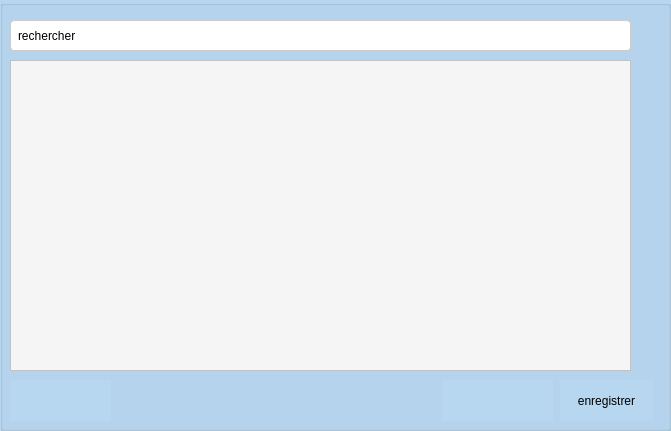
       <widget class="QGroupBox" name="groupBox_3">
        <property name="geometry">
         <rect>
          <x>400</x>
          <y>10</y>
          <width>671</width>
          <height>431</height>
         </rect>
        </property>
        <property name="styleSheet">
         <string notr="true">background-color: rgb(183, 214, 239);</string>
        </property>
        <property name="title">
         <string/>
        </property>
        <widget class="QTableView" name="table_audits">
         <property name="geometry">
          <rect>
           <x>10</x>
           <y>60</y>
           <width>621</width>
           <height>311</height>
          </rect>
         </property>
         <property name="styleSheet">
          <string notr="true">/*background-color: rgb(255, 255, 255);*/
QTableView {
    background-color: #f5f5f5; /* Couleur de fond */
    alternate-background-color: #ffffff; /* Couleur de fond alternative pour les lignes */
    selection-color: #ffffff; /* Couleur du texte de la sélection */
    selection-background-color: #3498db; /* Couleur de fond de la sélection */
    gridline-color: #bdc3c7; /* Couleur des lignes de la grille */
    border: 1px solid #bdc3c7; /* Bordure de la table */
}

QHeaderView::section {
    background-color: #3498db; /* Couleur de fond de l'en-tête de colonne */
    color: #ffffff; /* Couleur du texte de l'en-tête de colonne */
    padding: 8px; /* Espacement interne de l'en-tête de colonne */
    border: 1px solid #ffffff; /* Bordure de l'en-tête de colonne */
}

QTableView::item {
    padding: 10px; /* Espacement interne des cellules */
    border: 1px solid #ecf0f1; /* Bordure des cellules */
}

QTableView::item:selected {
    background-color: #3498db; /* Couleur de fond de la cellule sélectionnée */
    color: #ffffff; /* Couleur du texte de la cellule sélectionnée */
}

  </string>
         </property>
        </widget>
        <widget class="QPushButton" name="stat">
         <property name="geometry">
          <rect>
           <x>10</x>
           <y>380</y>
           <width>101</width>
           <height>41</height>
          </rect>
         </property>
         <property name="palette">
          <palette>
           <active>
            <colorrole role="WindowText">
             <brush brushstyle="SolidPattern">
              <color alpha="255">
               <red>255</red>
               <green>255</green>
               <blue>255</blue>
              </color>
             </brush>
            </colorrole>
            <colorrole role="Button">
             <brush brushstyle="SolidPattern">
              <color alpha="255">
               <red>183</red>
               <green>214</green>
               <blue>239</blue>
              </color>
             </brush>
            </colorrole>
            <colorrole role="Text">
             <brush brushstyle="SolidPattern">
              <color alpha="255">
               <red>255</red>
               <green>255</green>
               <blue>255</blue>
              </color>
             </brush>
            </colorrole>
            <colorrole role="ButtonText">
             <brush brushstyle="SolidPattern">
              <color alpha="255">
               <red>255</red>
               <green>255</green>
               <blue>255</blue>
              </color>
             </brush>
            </colorrole>
            <colorrole role="Base">
             <brush brushstyle="SolidPattern">
              <color alpha="255">
               <red>183</red>
               <green>214</green>
               <blue>239</blue>
              </color>
             </brush>
            </colorrole>
            <colorrole role="Window">
             <brush brushstyle="SolidPattern">
              <color alpha="255">
               <red>183</red>
               <green>214</green>
               <blue>239</blue>
              </color>
             </brush>
            </colorrole>
            <colorrole role="PlaceholderText">
             <brush brushstyle="NoBrush">
              <color alpha="128">
               <red>255</red>
               <green>255</green>
               <blue>255</blue>
              </color>
             </brush>
            </colorrole>
           </active>
           <inactive>
            <colorrole role="WindowText">
             <brush brushstyle="SolidPattern">
              <color alpha="255">
               <red>255</red>
               <green>255</green>
               <blue>255</blue>
              </color>
             </brush>
            </colorrole>
            <colorrole role="Button">
             <brush brushstyle="SolidPattern">
              <color alpha="255">
               <red>183</red>
               <green>214</green>
               <blue>239</blue>
              </color>
             </brush>
            </colorrole>
            <colorrole role="Text">
             <brush brushstyle="SolidPattern">
              <color alpha="255">
               <red>255</red>
               <green>255</green>
               <blue>255</blue>
              </color>
             </brush>
            </colorrole>
            <colorrole role="ButtonText">
             <brush brushstyle="SolidPattern">
              <color alpha="255">
               <red>255</red>
               <green>255</green>
               <blue>255</blue>
              </color>
             </brush>
            </colorrole>
            <colorrole role="Base">
             <brush brushstyle="SolidPattern">
              <color alpha="255">
               <red>183</red>
               <green>214</green>
               <blue>239</blue>
              </color>
             </brush>
            </colorrole>
            <colorrole role="Window">
             <brush brushstyle="SolidPattern">
              <color alpha="255">
               <red>183</red>
               <green>214</green>
               <blue>239</blue>
              </color>
             </brush>
            </colorrole>
            <colorrole role="PlaceholderText">
             <brush brushstyle="NoBrush">
              <color alpha="128">
               <red>255</red>
               <green>255</green>
               <blue>255</blue>
              </color>
             </brush>
            </colorrole>
           </inactive>
           <disabled>
            <colorrole role="WindowText">
             <brush brushstyle="SolidPattern">
              <color alpha="255">
               <red>255</red>
               <green>255</green>
               <blue>255</blue>
              </color>
             </brush>
            </colorrole>
            <colorrole role="Button">
             <brush brushstyle="SolidPattern">
              <color alpha="255">
               <red>183</red>
               <green>214</green>
               <blue>239</blue>
              </color>
             </brush>
            </colorrole>
            <colorrole role="Text">
             <brush brushstyle="SolidPattern">
              <color alpha="255">
               <red>255</red>
               <green>255</green>
               <blue>255</blue>
              </color>
             </brush>
            </colorrole>
            <colorrole role="ButtonText">
             <brush brushstyle="SolidPattern">
              <color alpha="255">
               <red>255</red>
               <green>255</green>
               <blue>255</blue>
              </color>
             </brush>
            </colorrole>
            <colorrole role="Base">
             <brush brushstyle="SolidPattern">
              <color alpha="255">
               <red>183</red>
               <green>214</green>
               <blue>239</blue>
              </color>
             </brush>
            </colorrole>
            <colorrole role="Window">
             <brush brushstyle="SolidPattern">
              <color alpha="255">
               <red>183</red>
               <green>214</green>
               <blue>239</blue>
              </color>
             </brush>
            </colorrole>
            <colorrole role="PlaceholderText">
             <brush brushstyle="NoBrush">
              <color alpha="128">
               <red>255</red>
               <green>255</green>
               <blue>255</blue>
              </color>
             </brush>
            </colorrole>
           </disabled>
          </palette>
         </property>
         <property name="styleSheet">
          <string notr="true">QPushButton {
    border: none;
    font: 8pt &quot;Sitka Display Semibold&quot;;
    text-align: middle;
}

QPushButton:hover {
    color: rgb(255, 255, 255);
    background-color: rgb(85, 170, 255);
    border: none;
    text-align: middle;
}
</string>
         </property>
         <property name="text">
          <string/>
         </property>
         <property name="icon">
          <iconset>
           <normaloff>image/icons8-slice-48.png</normaloff>image/icons8-slice-48.png</iconset>
         </property>
         <property name="iconSize">
          <size>
           <width>25</width>
           <height>25</height>
          </size>
         </property>
        </widget>
        <widget class="QLineEdit" name="chercher">
         <property name="geometry">
          <rect>
           <x>10</x>
           <y>20</y>
           <width>621</width>
           <height>31</height>
          </rect>
         </property>
         <property name="styleSheet">
          <string notr="true">QLineEdit {
    background-color: #fff; /* Couleur de fond du champ de texte */
    border: 1px solid #ccc; /* Bordure du champ de texte */
    border-radius: 4px; /* Coins arrondis */
    padding: 5px; /* Espace à l'intérieur du champ de texte */
}

QLineEdit:hover {
    border-color: #666; /* Changement de couleur de la bordure au survol */
}

QLineEdit:focus {
    border-color: #2ecc71; /* Couleur de la bordure lorsqu'il est focus */
    background-color: #f0fff0; /* Couleur de fond lorsqu'il est focus */
}
</string>
         </property>
         <property name="text">
          <string>rechercher</string>
         </property>
        </widget>
        <widget class="QPushButton" name="le_pdf">
         <property name="geometry">
          <rect>
           <x>442</x>
           <y>380</y>
           <width>111</width>
           <height>41</height>
          </rect>
         </property>
         <property name="palette">
          <palette>
           <active>
            <colorrole role="WindowText">
             <brush brushstyle="SolidPattern">
              <color alpha="255">
               <red>255</red>
               <green>255</green>
               <blue>255</blue>
              </color>
             </brush>
            </colorrole>
            <colorrole role="Button">
             <brush brushstyle="SolidPattern">
              <color alpha="255">
               <red>183</red>
               <green>214</green>
               <blue>239</blue>
              </color>
             </brush>
            </colorrole>
            <colorrole role="Text">
             <brush brushstyle="SolidPattern">
              <color alpha="255">
               <red>255</red>
               <green>255</green>
               <blue>255</blue>
              </color>
             </brush>
            </colorrole>
            <colorrole role="ButtonText">
             <brush brushstyle="SolidPattern">
              <color alpha="255">
               <red>255</red>
               <green>255</green>
               <blue>255</blue>
              </color>
             </brush>
            </colorrole>
            <colorrole role="Base">
             <brush brushstyle="SolidPattern">
              <color alpha="255">
               <red>183</red>
               <green>214</green>
               <blue>239</blue>
              </color>
             </brush>
            </colorrole>
            <colorrole role="Window">
             <brush brushstyle="SolidPattern">
              <color alpha="255">
               <red>183</red>
               <green>214</green>
               <blue>239</blue>
              </color>
             </brush>
            </colorrole>
            <colorrole role="PlaceholderText">
             <brush brushstyle="NoBrush">
              <color alpha="128">
               <red>255</red>
               <green>255</green>
               <blue>255</blue>
              </color>
             </brush>
            </colorrole>
           </active>
           <inactive>
            <colorrole role="WindowText">
             <brush brushstyle="SolidPattern">
              <color alpha="255">
               <red>255</red>
               <green>255</green>
               <blue>255</blue>
              </color>
             </brush>
            </colorrole>
            <colorrole role="Button">
             <brush brushstyle="SolidPattern">
              <color alpha="255">
               <red>183</red>
               <green>214</green>
               <blue>239</blue>
              </color>
             </brush>
            </colorrole>
            <colorrole role="Text">
             <brush brushstyle="SolidPattern">
              <color alpha="255">
               <red>255</red>
               <green>255</green>
               <blue>255</blue>
              </color>
             </brush>
            </colorrole>
            <colorrole role="ButtonText">
             <brush brushstyle="SolidPattern">
              <color alpha="255">
               <red>255</red>
               <green>255</green>
               <blue>255</blue>
              </color>
             </brush>
            </colorrole>
            <colorrole role="Base">
             <brush brushstyle="SolidPattern">
              <color alpha="255">
               <red>183</red>
               <green>214</green>
               <blue>239</blue>
              </color>
             </brush>
            </colorrole>
            <colorrole role="Window">
             <brush brushstyle="SolidPattern">
              <color alpha="255">
               <red>183</red>
               <green>214</green>
               <blue>239</blue>
              </color>
             </brush>
            </colorrole>
            <colorrole role="PlaceholderText">
             <brush brushstyle="NoBrush">
              <color alpha="128">
               <red>255</red>
               <green>255</green>
               <blue>255</blue>
              </color>
             </brush>
            </colorrole>
           </inactive>
           <disabled>
            <colorrole role="WindowText">
             <brush brushstyle="SolidPattern">
              <color alpha="255">
               <red>255</red>
               <green>255</green>
               <blue>255</blue>
              </color>
             </brush>
            </colorrole>
            <colorrole role="Button">
             <brush brushstyle="SolidPattern">
              <color alpha="255">
               <red>183</red>
               <green>214</green>
               <blue>239</blue>
              </color>
             </brush>
            </colorrole>
            <colorrole role="Text">
             <brush brushstyle="SolidPattern">
              <color alpha="255">
               <red>255</red>
               <green>255</green>
               <blue>255</blue>
              </color>
             </brush>
            </colorrole>
            <colorrole role="ButtonText">
             <brush brushstyle="SolidPattern">
              <color alpha="255">
               <red>255</red>
               <green>255</green>
               <blue>255</blue>
              </color>
             </brush>
            </colorrole>
            <colorrole role="Base">
             <brush brushstyle="SolidPattern">
              <color alpha="255">
               <red>183</red>
               <green>214</green>
               <blue>239</blue>
              </color>
             </brush>
            </colorrole>
            <colorrole role="Window">
             <brush brushstyle="SolidPattern">
              <color alpha="255">
               <red>183</red>
               <green>214</green>
               <blue>239</blue>
              </color>
             </brush>
            </colorrole>
            <colorrole role="PlaceholderText">
             <brush brushstyle="NoBrush">
              <color alpha="128">
               <red>255</red>
               <green>255</green>
               <blue>255</blue>
              </color>
             </brush>
            </colorrole>
           </disabled>
          </palette>
         </property>
         <property name="styleSheet">
          <string notr="true">QPushButton {
    border: none;
    font: 8pt &quot;Sitka Display Semibold&quot;;
    text-align: middle;
}

QPushButton:hover {
    color: rgb(255, 255, 255);
    background-color: rgb(85, 170, 255);
    border: none;
    text-align: middle;
}
</string>
         </property>
         <property name="text">
          <string/>
         </property>
         <property name="icon">
          <iconset>
           <normaloff>image/pdf.png</normaloff>image/pdf.png</iconset>
         </property>
         <property name="iconSize">
          <size>
           <width>25</width>
           <height>25</height>
          </size>
         </property>
        </widget>
        <widget class="QPushButton" name="BtnEnregistrer">
         <property name="geometry">
          <rect>
           <x>560</x>
           <y>380</y>
           <width>93</width>
           <height>41</height>
          </rect>
         </property>
         <property name="styleSheet">
          <string notr="true">QPushButton {
    border: none;
    font: 8pt &quot;Sitka Display Semibold&quot;;
    text-align: middle;
}

QPushButton:hover {
    color: rgb(255, 255, 255);
    background-color: rgb(85, 170, 255);
    border: none;
    text-align: middle;
}
</string>
         </property>
         <property name="text">
          <string>enregistrer</string>
         </property>
         <property name="icon">
          <iconset>
           <normaloff>../../../../Capture d'écran 2023-12-02 234527.png</normaloff>../../../../Capture d'écran 2023-12-02 234527.png</iconset>
         </property>
        </widget>
       </widget>
